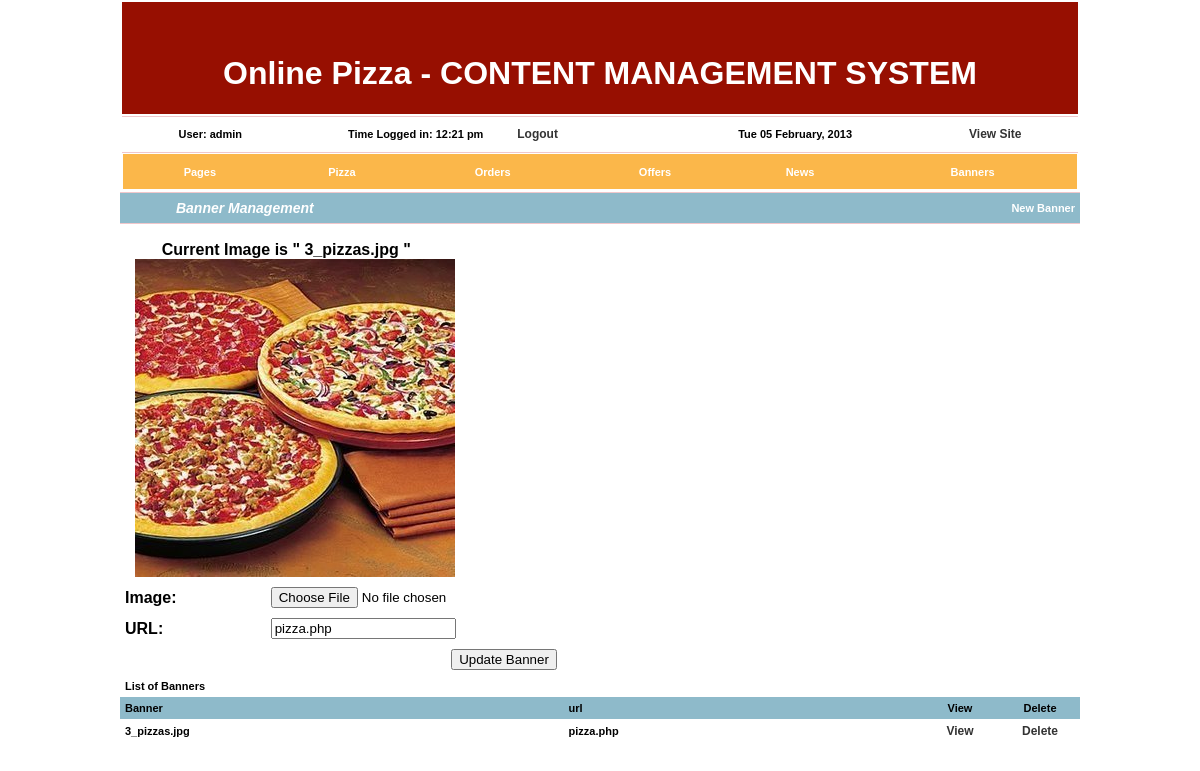
/admin/banners.php?mode=viewbanner&id=1 (signed in), run on the app's committed database.
### tables this page shows
CREATE TABLE `banners` (
  `id` int(11) NOT NULL auto_increment,
  `image` varchar(100) NOT NULL default '',
  `url` varchar(255) NOT NULL default '',
  PRIMARY KEY  (`id`)
);

### admin/includes/banners.lib.php (the view, shortened to what this page needs)
<tr>
    <td>
	<table width="100%" border="0" bgcolor="#8EBACA" class="bordertop" cellspacing="0" cellpadding="5">
      <tr height="30">
        <td width="26%" align="center"><span class="style3">Banner Management</span> </td>
        <td width="74%" align=right><a href="banners.php?mode=newbanner">New Banner</a></td>
      </tr>
    </table>
</td>
  </tr>
<?php
function choosefunction(){
	if(isset($_REQUEST['mode'])){
		$mode = $_REQUEST['mode'];
		switch ($mode){
			case "viewbanner":
			viewbanner();
			break;
		}
	}
	else{
		listbanners();
	}
}
function listbanners(){
$sql = "select * from banners;";
	if($result = mysql_query($sql)){
?>
<table  align="center" width="100%" cellpadding="5" cellspacing="0" border="0" class="blaktxt">
<tr>
<td colspan=3>List of Banners</td>
</tr>
<tr bgcolor="#8EBACA">
<th align="left">Banner</th>
<th align="left">url</th>
<th>View</th>
<th>Delete</th>
</tr>
<?php
$counter = 1;
while($myrow = mysql_fetch_array($result)){
if($counter < 1){
$bgcolor = "#dcdcdc";
}
else{
$bgcolor = "#ffffff";
}
echo '<tr bgcolor=' . $bgcolor . '><td>';
echo  $myrow['image'] . '</td>';
echo '<td>' . $myrow['url'] . '</td>';
echo '<td width="70" align=center><a href=banners.php?mode=viewbanner&id=' . $myrow['id'] . ' class="list">View</a></td>';
echo '<td width="70" align=center><a href=banners.php?mode=delete&id=' . $myrow['id'] . ' class="list">Delete</a></td>';
echo '</tr>';
$counter = $counter * -1;
}
?>
</table>
<?php
	}
}
?>
<?php
function viewbanner(){
$id = mysql_escape_string($_REQUEST['id']);
$sql = "select * from banners where id = $id";
if($result = mysql_query($sql)){
while($myrow = mysql_fetch_array($result)){
?>
<form id="banner" name="banner" enctype="multipart/form-data" method="post" action="banners.php?mode=updatebanner&id=<?php echo $id;?>">
<table width="80%" cellpadding="5" cellspacing="0" border="0">
<tr>
<td width="1%"></td>
<td width="98%" align="left">
&nbsp;&nbsp;&nbsp;&nbsp;&nbsp;&nbsp;Current Image is " <?php echo $myrow['image']; ?> " <br />
<img src="../images/banners/<?php echo $myrow['image']; ?>" alt="" />
</td>
</tr>
</table>
<table width="80%" cellpadding="5" cellspacing="0" border="0">
<tr>
<td>Image:</td>
<td><input type="file" name="file" value="<?php echo $myrow['image'];?>"></td>
</tr>
<tr>
<td>URL:</td>
<td><input type="text" name="url" value="<?php echo  $myrow['url']; ?>"></td>
</tr>
<tr>
<td colspan=2 align=center><input type="submit" name="submit" value="Update Banner"></td>
</tr>
</table>
</form>
<?php
}
}
listbanners();
}
?>

### admin/css/cms.css (style rules this page uses)
body { margin-left: 0px; margin-top: 0px; margin-right: 0px; margin-bottom: 0px; }
a { font-family: Arial, Helvetica, sans-serif; font-size: 11px; color: #FFFFFF; }
a:link { text-decoration: none; color: #FFFFFF; }
.list { font-family: Arial, Helvetica, sans-serif; font-size: 12px; font-weight:bold; color: #333333; }
.list:link { text-decoration: none; color: #333333; }
.bordertop { font-family: Arial, Helvetica, sans-serif; font-size: 11px; color: #8EBACA; text-decoration: none; border-top-width: 1px; border-top-style: solid; border-top-color: #F0C7CB; }
.blaktxt { font-family: Verdana, Arial, Helvetica, sans-serif; font-weight: bold; font-size: 11px; font-style: normal; line-height: normal; font-variant: normal; text-transform: none; color: #000000; text-decoration: none; }
.blaktxt a { color: #000; text-decoration: none; }

### data on the page
banners: image "3_pizzas.jpg", image (picture), url "pizza.php"

### other printed values
$cookie['username'] "admin"
$cookie['logintime'] "12:21 pm"
